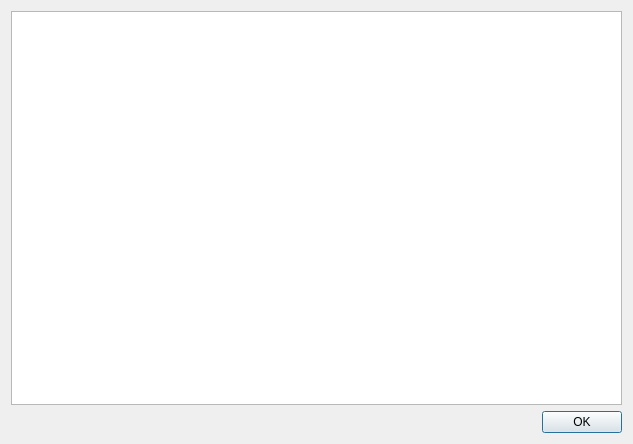
<?xml version="1.0" encoding="UTF-8"?>
<ui version="4.0">
 <class>AttributeDialog</class>
 <widget class="QDialog" name="AttributeDialog">
  <property name="geometry">
   <rect>
    <x>0</x>
    <y>0</y>
    <width>633</width>
    <height>444</height>
   </rect>
  </property>
  <property name="windowTitle">
   <string>Dialog</string>
  </property>
  <layout class="QGridLayout" name="gridLayout">
   <item row="0" column="0">
    <widget class="QTreeView" name="attribute_tree_view"/>
   </item>
   <item row="1" column="0">
    <widget class="QDialogButtonBox" name="buttonBox">
     <property name="orientation">
      <enum>Qt::Horizontal</enum>
     </property>
     <property name="standardButtons">
      <set>QDialogButtonBox::Ok</set>
     </property>
    </widget>
   </item>
  </layout>
 </widget>
 <resources/>
 <connections>
  <connection>
   <sender>buttonBox</sender>
   <signal>accepted()</signal>
   <receiver>AttributeDialog</receiver>
   <slot>close()</slot>
   <hints>
    <hint type="sourcelabel">
     <x>248</x>
     <y>254</y>
    </hint>
    <hint type="destinationlabel">
     <x>157</x>
     <y>274</y>
    </hint>
   </hints>
  </connection>
 </connections>
</ui>
